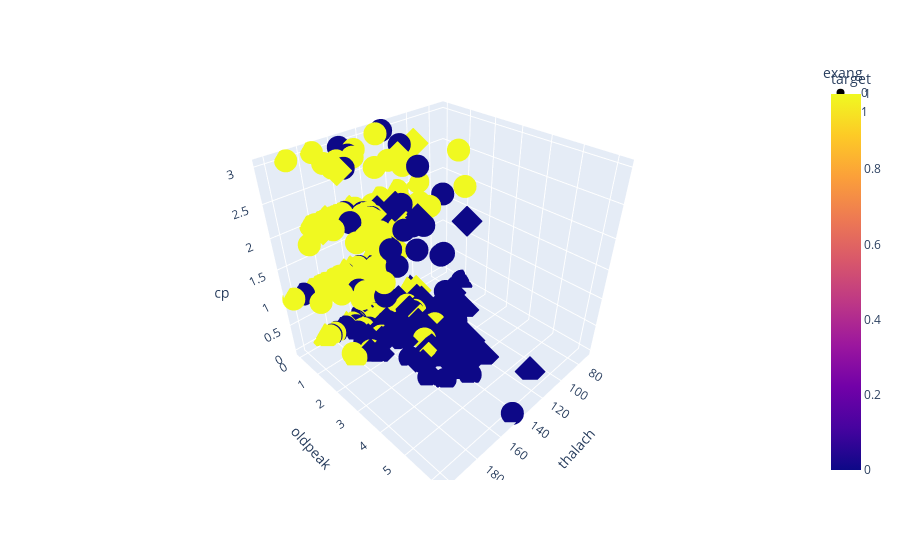

The code cell stored with this chart in its notebook:
### Code cell
# scatterplot among thalach, oldpeak , cp and exang
fig = px.scatter_3d(heart_df, x='thalach', y='oldpeak', z='cp', color='target', symbol='exang')
fig.show()
# exang=0 --- ball
# exang=1 --- square

### Figure 1 — Plotly figure (JSON) as saved in the notebook; plotly's stock layout.template omitted (floating-point values rounded to 4 significant figures; data arrays with more than 128 entries replaced by an {"elided": "..."} marker saying what was removed)
{"data": [{"hovertemplate": "exang=0<br>thalach=%{x}<br>oldpeak=%{y}<br>cp=%{z}<br>target=%{marker.color}<extra></extra>", "legendgroup": "0", "marker": {"color": {"elided": "680 int values"}, "coloraxis": "coloraxis", "symbol": "circle"}, "mode": "markers", "name": "0", "scene": "scene", "showlegend": true, "type": "scatter3d", "x": {"elided": "680 int values"}, "y": {"elided": "680 float values"}, "z": {"elided": "680 int values"}}, {"hovertemplate": "exang=1<br>thalach=%{x}<br>oldpeak=%{y}<br>cp=%{z}<br>target=%{marker.color}<extra></extra>", "legendgroup": "1", "marker": {"color": {"elided": "345 int values"}, "coloraxis": "coloraxis", "symbol": "diamond"}, "mode": "markers", "name": "1", "scene": "scene", "showlegend": true, "type": "scatter3d", "x": {"elided": "345 int values"}, "y": {"elided": "345 float values"}, "z": {"elided": "345 int values"}}], "layout": {"coloraxis": {"colorbar": {"title": {"text": "target"}}, "colorscale": [[0, "#0d0887"], [0.1111, "#46039f"], [0.2222, "#7201a8"], [0.3333, "#9c179e"], [0.4444, "#bd3786"], [0.5556, "#d8576b"], [0.6667, "#ed7953"], [0.7778, "#fb9f3a"], [0.8889, "#fdca26"], [1, "#f0f921"]]}, "legend": {"title": {"text": "exang"}, "tracegroupgap": 0}, "margin": {"t": 60}, "scene": {"domain": {"x": [0, 1], "y": [0, 1]}, "xaxis": {"title": {"text": "thalach"}}, "yaxis": {"title": {"text": "oldpeak"}}, "zaxis": {"title": {"text": "cp"}}}}}
